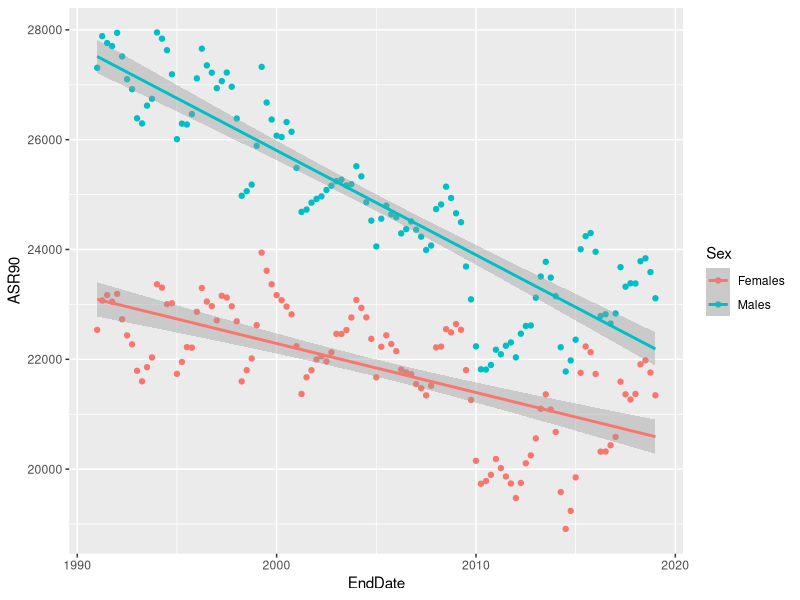
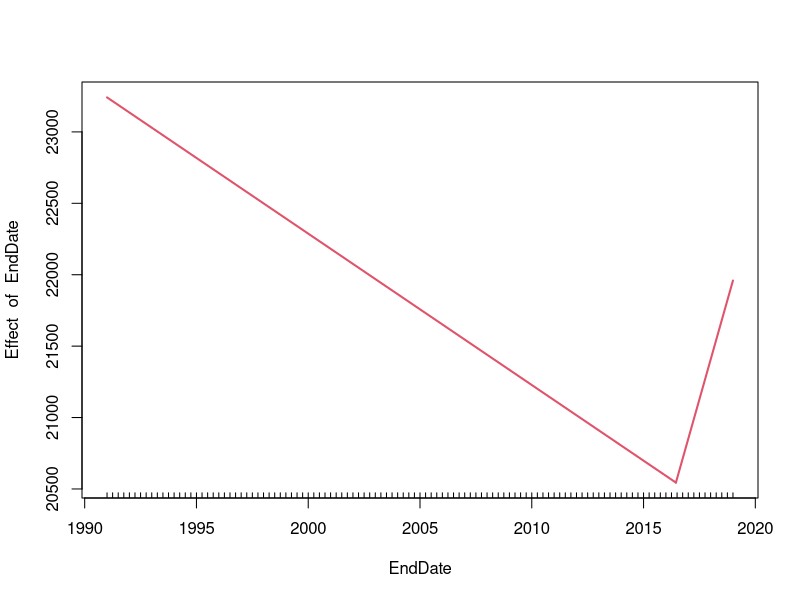
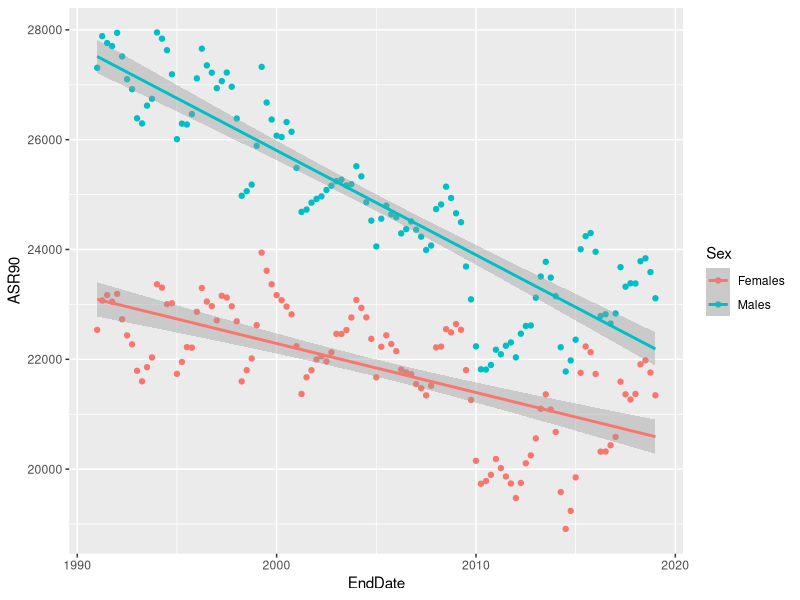
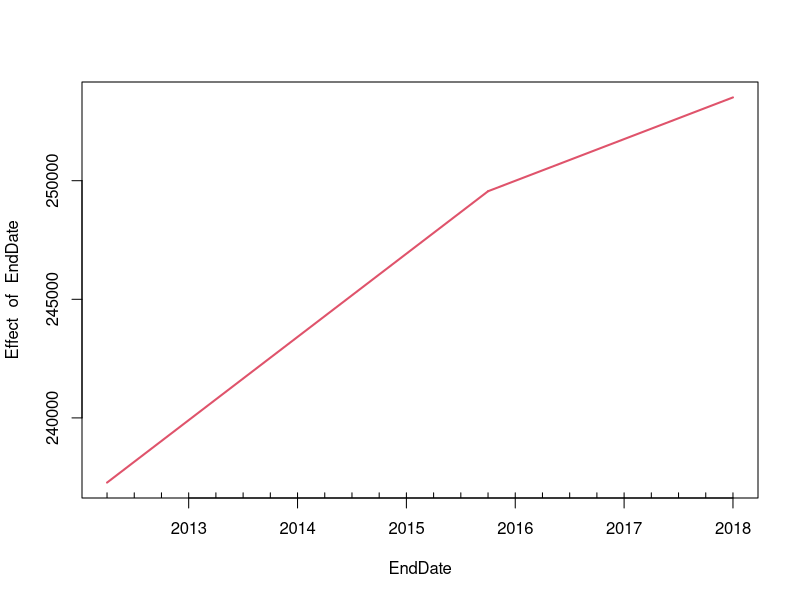

Reproduce these figures in R, in order. (Note: this script raises an error after producing the figures.)
install.packages("tidyverse")
install.packages("readxl")
install.packages("segmented")

library(tidyverse)
library(readxl)
library(segmented)

# SETUP ################################################

engdat <- read_excel("Test data for segmented reg.xls",
                  sheet = "England ASRs", 
                  col_names = FALSE, 
                  skip = 17)

engdat <- engdat %>% dplyr::select(-8, -13, -18, -23, -28) 

time <- c(seq(from = 1991, to = 2019, by = 0.25), seq(from = 1991, to = 2019, by = 0.25))

engdat <- bind_cols(engdat, time)

colnames(engdat) <- c("Country", "Sex", "Quarter", 
                     "AllAgeDeaths","AllAgeASR", "AllAgeLwr", "AllAgeUpr",
                     "U75Deaths", "U75ASR", "U75Lwr", "U75Upr",
                     "Deaths7579", "ASR7579", "Lwr7579", "Upr7579",
                     "Deaths8084", "ASR8084", "Lwr8084", "Upr8084",
                     "Deaths8590", "ASR8590", "Lwr8590", "Upr8590",
                     "Deaths90", "ASR90", "Lwr90", "Upr90",
                     "EndDate")


### Some common sense checks

ggplot(engdat, aes(EndDate, ASR90,color=Sex)) + geom_point() + stat_smooth(method="lm") 

fitdat <- engdat %>% filter(Sex == "Females") 
fit <- lm(ASR90 ~ EndDate , data = fitdat)
summary(segmented(fit))
plot(segmented(fit))


# COMPARING WITH ONS DATA ###########################

Sex <- c("Males", "Females")
Age <- c("AllAgeASR","U75ASR", "ASR7579","ASR8084", "ASR8590","ASR90")
EnglandTest <- data.frame()

for (i in Sex){
  for(j in Age){
    fitdat <- engdat %>% filter(Sex == i) 
    fit <- lm(paste(j, "~ EndDate"), data = fitdat)
    seg <- segmented(fit)
    out <- c("England", i, j, seg$psi[2])
    EnglandTest <- rbind(EnglandTest, out)
  }
}

colnames(EnglandTest) <- c("Country", "Sex", "Age", "Breakpoint")


ggplot(engdat, aes(EndDate, ASR90,color=Sex)) + geom_point() + stat_smooth(method="lm") 

### NEW #################################################

# Data from the start of 2012 to the start of 2018
start_year <- 2012
end_year <- 2018

# Predicting deaths from the start of 2018 to the start of 2019
pred_year <- 2018
sex_choice <- "Females"

fitdat <- engdat %>% filter(Sex == sex_choice, EndDate <= end_year, EndDate >= start_year + 0.25)
fit <- lm(AllAgeDeaths ~ EndDate , data = fitdat)
segmod <- segmented(fit)
plot(segmod)

preddat <- seq(pred_year+0.25, pred_year+1, by= 0.25) # Make a dataframe and call it end-date so preddat$endate

predvals <- predict.segmented(segmod, data = preddat)
dates <- preddat$EndDate
plot(predvals)
?
ggplot(predvals, aes(EndDate, AllAgeDeaths, color=Sex)) + geom_point() 
+ geom_line(data=predmod)
